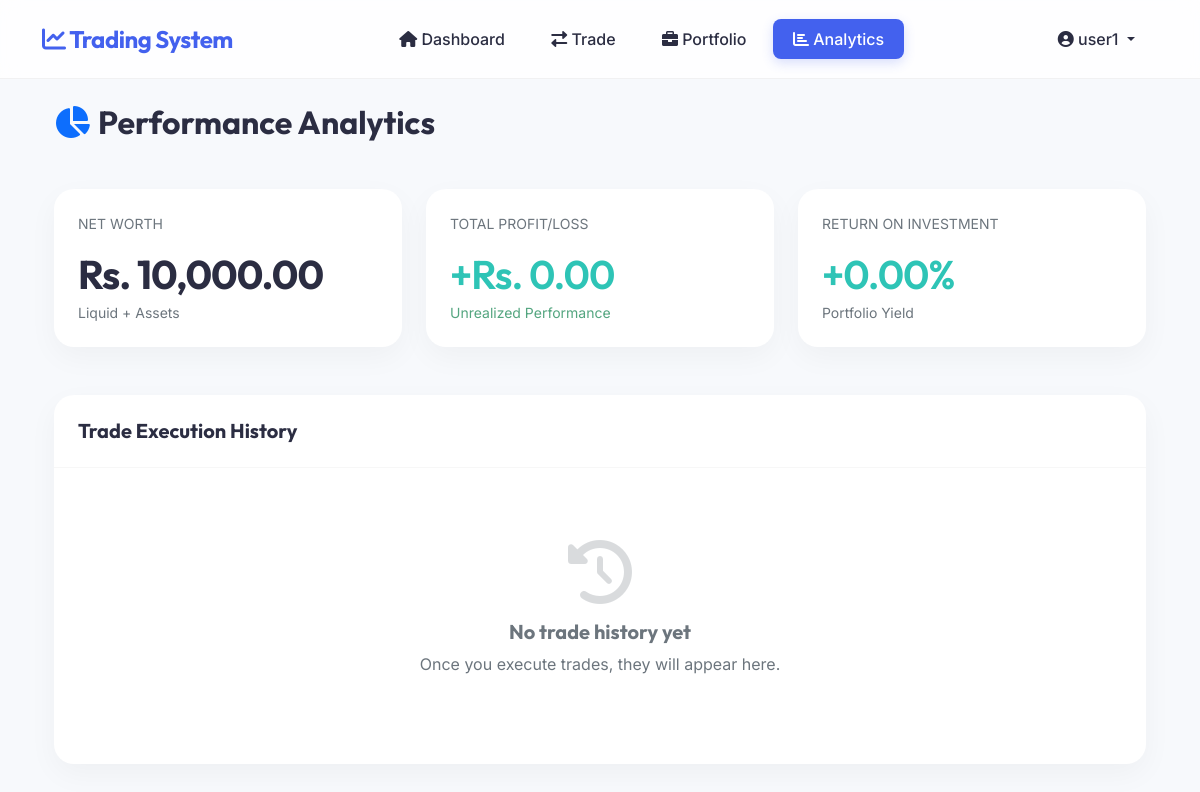
Before: /analytics/ (signed in) with the older database file.
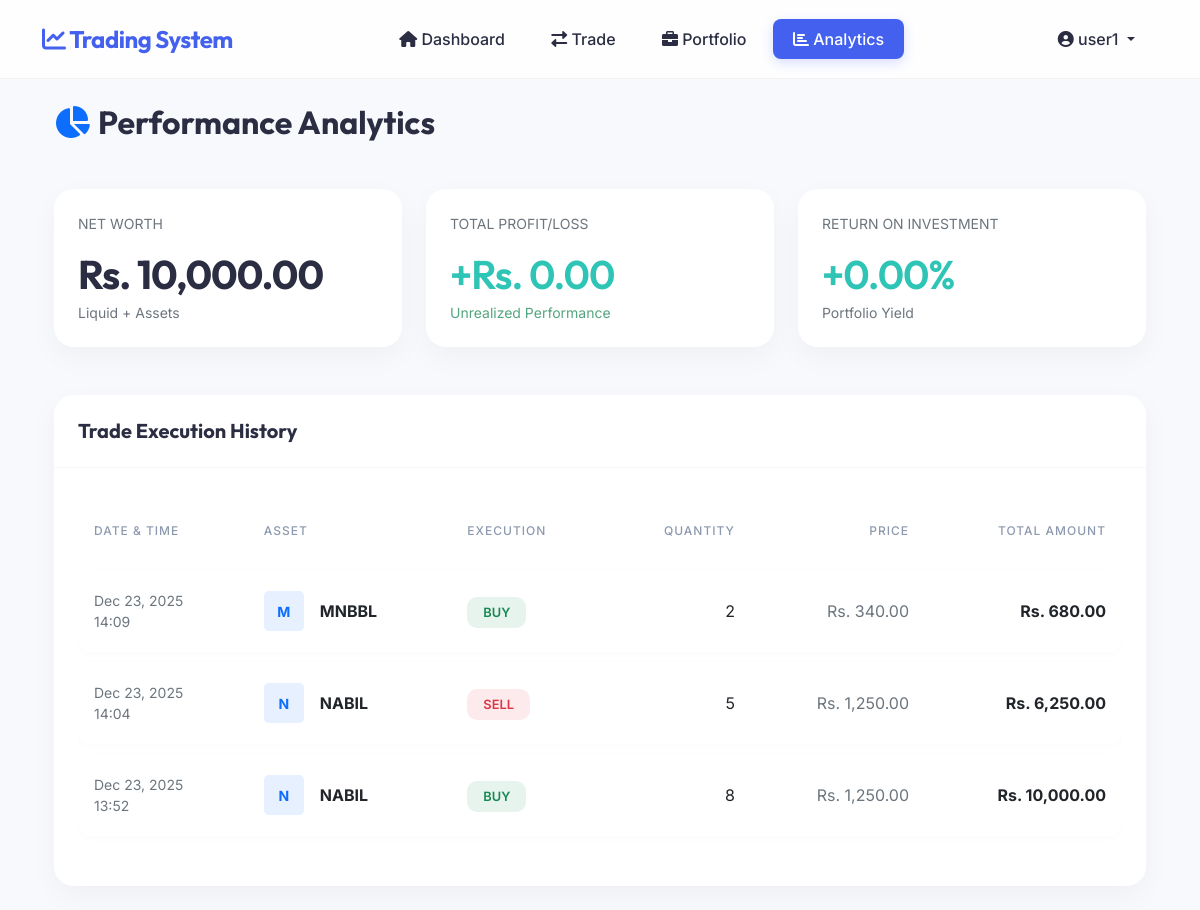
After: the same page with the newer database file.
### trading/models.py (models this page shows, shortened)
class Trade(models.Model):
    TRADE_TYPES = [
        ('BUY', 'Buy'),
        ('SELL', 'Sell'),
    ]
    user = models.ForeignKey(User, on_delete=models.CASCADE)
    stock = models.ForeignKey(Stock, on_delete=models.CASCADE)
    trade_type = models.CharField(max_length=4, choices=TRADE_TYPES)
    quantity = models.IntegerField()
    price = models.DecimalField(max_digits=10, decimal_places=2)
    timestamp = models.DateTimeField(auto_now_add=True)
    @property
    def total_value(self):
        return self.quantity * self.price

class Stock(models.Model):
    symbol = models.CharField(max_length=10, unique=True)
    name = models.CharField(max_length=100)
    current_price = models.DecimalField(max_digits=10, decimal_places=2)
    previous_close = models.DecimalField(max_digits=10, decimal_places=2, default=0)
    last_updated = models.DateTimeField(auto_now=True)

### trading/views.py (the view)
# urls.py: path('analytics/', trading_views.analytics_view, name='analytics'),
@login_required
def analytics_view(request):
    trades = Trade.objects.filter(user=request.user).order_by('-timestamp')
    total_trades = trades.count()
    buy_trades = trades.filter(trade_type='BUY').count()
    sell_trades = trades.filter(trade_type='SELL').count()
    profitable_trades = 0
    total_profit = Decimal('0.00')
    for trade in trades.filter(trade_type='SELL'):
        try:
            buy_trade = Trade.objects.filter(
                user=request.user,
                stock=trade.stock,
                trade_type='BUY',
                timestamp__lt=trade.timestamp
            ).order_by('-timestamp').first()
            if buy_trade:
                profit = (trade.price - buy_trade.price) * trade.quantity
                total_profit += profit
                if profit > 0:
                    profitable_trades += 1
        except:
            pass
    win_rate = (profitable_trades / sell_trades * 100) if sell_trades > 0 else 0
    portfolio_items = Portfolio.objects.filter(user=request.user)
    total_invested = sum(item.quantity * item.average_buy_price for item in portfolio_items)
    total_current = sum(item.quantity * item.stock.current_price for item in portfolio_items)
    portfolio_return = total_current - total_invested
    portfolio_return_percentage = (portfolio_return / total_invested * 100) if total_invested > 0 else 0
    months = []
    for i in range(6, -1, -1):
        month_date = datetime.now() - timedelta(days=30*i)
        month_name = month_date.strftime('%b')
        performance = random.randint(-10, 20)
        months.append({
            'month': month_name,
            'performance': performance,
            'color': 'success' if performance > 0 else 'danger'
        })
    most_traded = trades.values('stock__symbol').annotate(
        count=Count('id'),
        total_volume=Sum('quantity')
    ).order_by('-count')[:5]
    context = {
        'trades': trades[:20],
        'total_trades': total_trades,
        'buy_trades': buy_trades,
        'sell_trades': sell_trades,
        'win_rate': win_rate,
        'total_profit': total_profit,
        'profit_loss': portfolio_return,
        'profit_loss_percentage': portfolio_return_percentage,
        'total_portfolio_value': total_current + request.user.profile.balance,
        'months': months,
        'most_traded': most_traded,
        'balance': request.user.profile.balance,
    }
    return render(request, 'trading/analytics.html', context)

### templates/trading/analytics.html
{% extends 'base.html' %}
{% load humanize %}
{% load custom_filters %}
{% block content %}
<div class="container-fluid py-4">
    <div class="row mb-5">
        <div class="col-md-12">
            <h2 class="mb-0"><i class="fas fa-chart-pie me-2 text-primary"></i>Performance Analytics</h2>
        </div>
    </div>
    <div class="row g-4 mb-5">
        <div class="col-xl-4 col-md-6">
            <div class="card border-0 h-100">
                <div class="card-body dashboard-stat-card d-flex flex-column justify-content-center">
                    <div class="text-muted small fw-600 text-uppercase mb-2">Net Worth</div>
                    <h3 class="mb-1">Rs. {{ total_portfolio_value|floatformat:2|intcomma }}</h3>
                    <div class="text-muted small">Liquid + Assets</div>
                </div>
            </div>
        </div>
        <div class="col-xl-4 col-md-6">
            <div class="card border-0 h-100">
                <div class="card-body dashboard-stat-card d-flex flex-column justify-content-center">
                    <div class="text-muted small fw-600 text-uppercase mb-2">Total Profit/Loss</div>
                    <h3 class="mb-1 {% if profit_loss >= 0 %}positive-value{% else %}negative-value{% endif %}">
                        {% if profit_loss >= 0 %}+{% endif %}Rs. {{ profit_loss|floatformat:2|intcomma }}
                    </h3>
                    <div
                        class="small fw-600 {% if profit_loss >= 0 %}text-success{% else %}text-danger{% endif %} text-opacity-75">
                        Unrealized Performance</div>
                </div>
            </div>
        </div>
        <div class="col-xl-4 col-md-6">
            <div class="card border-0 h-100">
                <div class="card-body dashboard-stat-card d-flex flex-column justify-content-center">
                    <div class="text-muted small fw-600 text-uppercase mb-2">Return on Investment</div>
                    <h3
                        class="mb-1 {% if profit_loss_percentage >= 0 %}positive-value{% else %}negative-value{% endif %}">
                        {% if profit_loss_percentage >= 0 %}+{% endif %}{{ profit_loss_percentage|floatformat:2 }}%
                    </h3>
                    <div class="text-muted small">Portfolio Yield</div>
                </div>
            </div>
        </div>
    </div>
    <div class="row">
        <div class="col-md-12">
            <div class="card border-0">
                <div class="card-header">
                    <h5 class="mb-0">Trade Execution History</h5>
                </div>
                <div class="card-body">
                    {% if trades %}
                    <div class="table-responsive">
                        <table class="table align-middle">
                            <thead>
                                <tr>
                                    <th>Date & Time</th>
                                    <th>Asset</th>
                                    <th>Execution</th>
                                    <th class="text-end">Quantity</th>
                                    <th class="text-end">Price</th>
                                    <th class="text-end">Total Amount</th>
                                </tr>
                            </thead>
                            <tbody>
                                {% for trade in trades %}
                                <tr>
                                    <td class="text-muted small">{{ trade.timestamp|date:"M d, Y" }} <br> {{ trade.timestamp|date:"H:i" }}</td>
                                    <td>
                                        <div class="d-flex align-items-center">
                                            <div class="bg-primary bg-opacity-10 text-primary p-2 rounded-3 me-3"
                                                style="width: 40px; height: 40px; display: flex; align-items: center; justify-content: center;">
                                                <span class="fw-bold small">{{ trade.stock.symbol|slice:":1" }}</span>
                                            </div>
                                            <div class="fw-bold">{{ trade.stock.symbol }}</div>
                                        </div>
                                    </td>
                                    <td>
                                        {% if trade.trade_type == 'BUY' %}
                                        <span class="badge-premium bg-success bg-opacity-10 text-success">BUY</span>
                                        {% else %}
                                        <span class="badge-premium bg-danger bg-opacity-10 text-danger">SELL</span>
                                        {% endif %}
                                    </td>
                                    <td class="text-end fw-500">{{ trade.quantity|intcomma }}</td>
                                    <td class="text-end text-muted">Rs. {{ trade.price|floatformat:2|intcomma }}</td>
                                    <td class="text-end fw-bold">Rs. {{ trade.total_value|floatformat:2|intcomma }}</td>
                                </tr>
                                {% endfor %}
                            </tbody>
                        </table>
                    </div>
                    {% else %}
                    <div class="text-center py-5">
                        <i class="fas fa-history fa-4x text-muted mb-3 opacity-25"></i>
                        <h5 class="text-muted">No trade history yet</h5>
                        <p class="text-muted">Once you execute trades, they will appear here.</p>
                    </div>
                    {% endif %}
                </div>
            </div>
        </div>
    </div>
</div>
{% endblock %}

### templates/base.html (shortened to what this page needs)
{% load humanize %}
<!DOCTYPE html>
<html lang="en">
<head>
    <link href="https://cdn.jsdelivr.net/npm/bootstrap@5.1.3/dist/css/bootstrap.min.css" rel="stylesheet">
    <link href="https://cdnjs.cloudflare.com/ajax/libs/font-awesome/6.0.0/css/all.min.css" rel="stylesheet">
</head>
<body>
    <nav class="navbar navbar-expand-lg navbar-light bg-white">
        <div class="container">
            <a class="navbar-brand" href="{% url 'dashboard' %}">
                <i class="fas fa-chart-line"></i> Trading System
            </a>
            <div class="collapse navbar-collapse" id="navbarNav">
                <ul class="navbar-nav mx-auto">
                    {% if user.is_authenticated %}
                    <li class="nav-item">
                        <a class="nav-link {% if request.path == '/' %}active{% endif %}" href="{% url 'dashboard' %}">
                            <i class="fas fa-home"></i> Dashboard
                        </a>
                    </li>
                    <li class="nav-item">
                        <a class="nav-link {% if request.path == '/trade/' %}active{% endif %}"
                            href="{% url 'trade' %}">
                            <i class="fas fa-exchange-alt"></i> Trade
                        </a>
                    </li>
                    <li class="nav-item">
                        <a class="nav-link {% if request.path == '/portfolio/' %}active{% endif %}"
                            href="{% url 'portfolio' %}">
                            <i class="fas fa-briefcase"></i> Portfolio
                        </a>
                    </li>
                    <li class="nav-item">
                        <a class="nav-link {% if request.path == '/analytics/' %}active{% endif %}"
                            href="{% url 'analytics' %}">
                            <i class="fas fa-chart-bar"></i> Analytics
                        </a>
                    </li>
                    {% endif %}
                </ul>
                <ul class="navbar-nav">
                    {% if user.is_authenticated %}
                    <li class="nav-item dropdown">
                        <a class="nav-link dropdown-toggle" href="#" id="navbarDropdown" role="button"
                            data-bs-toggle="dropdown">
                            <i class="fas fa-user-circle"></i> {{ user.username }}
                        </a>
                    </li>
                    {% endif %}
                </ul>
            </div>
        </div>
    </nav>
    <div class="container content">
        {% block content %}{% endblock %}
    </div>
</body>
</html>

### templates/base.html (style rules this page uses)
:root { --primary-color: #4361ee; --primary-gradient: linear-gradient(135deg, #4361ee, #4895ef); --success-color: #2ec4b6; --success-gradient: linear-gradient(135deg, #2ec4b6, #cbf3f0); --danger-color: #e63946; --danger-gradient: linear-gradient(135deg, #e63946, #ffb3c1); --card-shadow: 0 10px 30px rgba(0, 0, 0, 0.04); --hover-shadow: 0 15px 35px rgba(67, 97, 238, 0.1); --bg-body: #f7f9fc; --text-main: #2b2d42; --text-muted: #8d99ae; }
body { background-color: var(--bg-body); font-family: 'Inter', sans-serif; color: var(--text-main); overflow-x: hidden; }
h1, h2, h3, h4, h5, h6, .navbar-brand { font-family: 'Outfit', sans-serif; font-weight: 700; }
.navbar { background: rgba(255, 255, 255, 0.8) !important; backdrop-filter: blur(10px); border-bottom: 1px solid rgba(0, 0, 0, 0.05); padding: 1rem 0; position: sticky; top: 0; z-index: 1000; }
.navbar-brand { font-size: 1.5rem; color: var(--primary-color) !important; letter-spacing: -0.5px; }
.nav-link { font-weight: 500; color: var(--text-main) !important; padding: 0.5rem 1.25rem !important; border-radius: 8px; transition: all 0.3s ease; margin: 0 0.2rem; }
.nav-link.active { background: var(--primary-color); color: white !important; box-shadow: 0 4px 12px rgba(67, 97, 238, 0.2); }
.card { border: none; border-radius: 20px; box-shadow: var(--card-shadow); transition: all 0.3s cubic-bezier(0.4, 0, 0.2, 1); overflow: hidden; background: #fff; }
.card-header { background: transparent !important; border-bottom: 1px solid rgba(0, 0, 0, 0.03) !important; padding: 1.5rem; font-weight: 600; color: var(--text-main); }
.card-body { padding: 1.5rem; }
.badge-premium { padding: 0.5rem 1rem; border-radius: 10px; font-weight: 600; font-size: 0.8rem; }
.table { border-collapse: separate; border-spacing: 0 10px; }
.table tr { transition: all 0.2s ease; }
.table tbody tr { background: white; box-shadow: 0 2px 10px rgba(0, 0, 0, 0.02); border-radius: 12px; }
.table td, .table th { padding: 1.25rem 1rem; border: none; vertical-align: middle; }
.table thead th { color: var(--text-muted); font-weight: 500; text-transform: uppercase; font-size: 0.75rem; letter-spacing: 1px; border: none; }
.table tbody tr td:first-child { border-radius: 12px 0 0 12px; }
.table tbody tr td:last-child { border-radius: 0 12px 12px 0; }
.positive-value { color: var(--success-color); font-weight: 600; }
.dashboard-stat-card h3 { font-size: 2.5rem; margin: 0.5rem 0; letter-spacing: -1px; }

Changed rows visible on the page:
added Trade: timestamp "Dec 23, 2025", timestamp "14:09", stock.symbol "M", stock.symbol "MNBBL", trade_type "BUY", quantity "2", price "340.00", total_value "680.00"
added Trade: timestamp "Dec 23, 2025", timestamp "14:04", stock.symbol "N", stock.symbol "NABIL", trade_type "SELL", quantity "5", price "1,250.00", total_value "6,250.00"
added Trade: timestamp "Dec 23, 2025", timestamp "13:52", stock.symbol "N", stock.symbol "NABIL", trade_type "BUY", quantity "8", price "1,250.00", total_value "10,000.00"
Other visible differences:
text no longer shown: "No trade history yet Once you execute trades, they will appear here."
text now shown: "DATE & TIME ASSET EXECUTION QUANTITY PRICE TOTAL AMOUNT"
